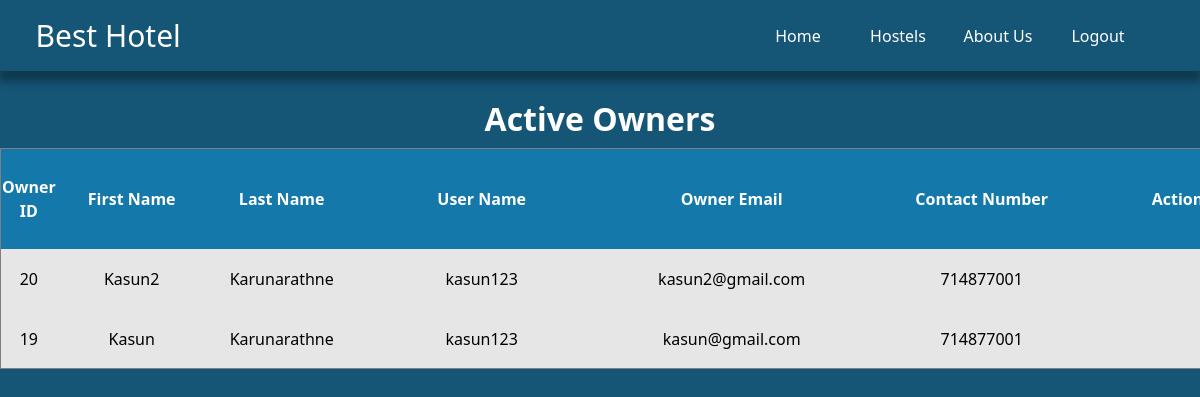
Page /admin/adminManageOwners.php (signed in) on the committed database.
### tables this page shows
CREATE TABLE `owners` (
  `ownerId` int(64) NOT NULL,
  `ownerName` varchar(128) NOT NULL,
  `ownerFirstName` varchar(64) NOT NULL,
  `ownerLastName` varchar(64) NOT NULL,
  `ownerEmail` varchar(128) NOT NULL,
  `hostelAddress` varchar(128) NOT NULL,
  `contactNumber` int(16) NOT NULL,
  `ownerPassword` varchar(256) NOT NULL,
  `description` text NOT NULL
);

### admin/adminManageOwners.php (the view, shortened to what this page needs)
<?php
include_once "headerAdmin.php";
include_once "../includes/dbh.inc.php";
$select = mysqli_query($conn, "SELECT * FROM owners ORDER BY ownerId DESC;");
?>
<link rel="stylesheet" href="ownerAdmin.css">
<center>
    <h2 style="color: white; background-color: #155576; margin-bottom: -10px; padding-bottom: 20px; padding-top: 100px;"><b>Active Owners</b></h2>
</center>
<section class="section2">
    <table class="section2Table" style="width: fit-content; margin: auto;" border="1">
        <tr style="height: 100px; width: fit-content; background-color: #1478aa; margin: auto !important;">
            <th style="min-width: 50px;">Owner ID</th>
            <th style="min-width: 150px;">First Name</th>
            <th style="min-width: 150px;">Last Name</th>
            <th style="min-width: 250px;">User Name</th>
            <th style="min-width: 250px;">Owner Email</th>
            <th style="min-width: 250px;">Contact Number</th>
            <th style="min-width: 150px;">Actions</th>
        </tr>
        <?php while ($row = mysqli_fetch_assoc($select)) {
        ?>
            <tr class="dataRows" style="height: 60px;">
                <td class="product-des"><?php echo $row['ownerId']; ?></td>
                <td class="product-des"><?php echo $row['ownerFirstName']; ?></td>
                <td class="product-des"><?php echo $row['ownerLastName']; ?></td>
                <td class="product-des"><?php echo $row['ownerName']; ?></td>
                <td class="product-name"><?php echo $row['ownerEmail']; ?></td>
                <td class="product-name"><?php echo $row['contactNumber']; ?></td>
                <td class="product-action" style="text-align: center !important;">
                    <div class="action-inner">
                    </div>
                </td>
            </tr>
        <?php } ?>
    </table>
</section>

### admin/ownerAdmin.css (style rules this page uses)
html, body { margin: 0; background-color: #155576; }
.section2 { background-color: #155576; height: 100% !important; width: 100%; overflow-x: auto !important; }
.section2Table { background-color: #1478aa !important; width: 90% !important; text-align: center; color: rgb(255, 255, 255) !important; border-collapse: collapse; border-spacing: 0; }
.dataRows { background-color: #e6e6e6; text-align: center; color: black; }

### rows in the picture
owners: ownerId "20", ownerFirstName "Kasun2", ownerLastName "Karunarathne", ownerName "kasun123", ownerEmail "kasun2@gmail.com", contactNumber "714877001"
owners: ownerId "19", ownerFirstName "Kasun", ownerLastName "Karunarathne", ownerName "kasun123", ownerEmail "kasun@gmail.com", contactNumber "714877001"
